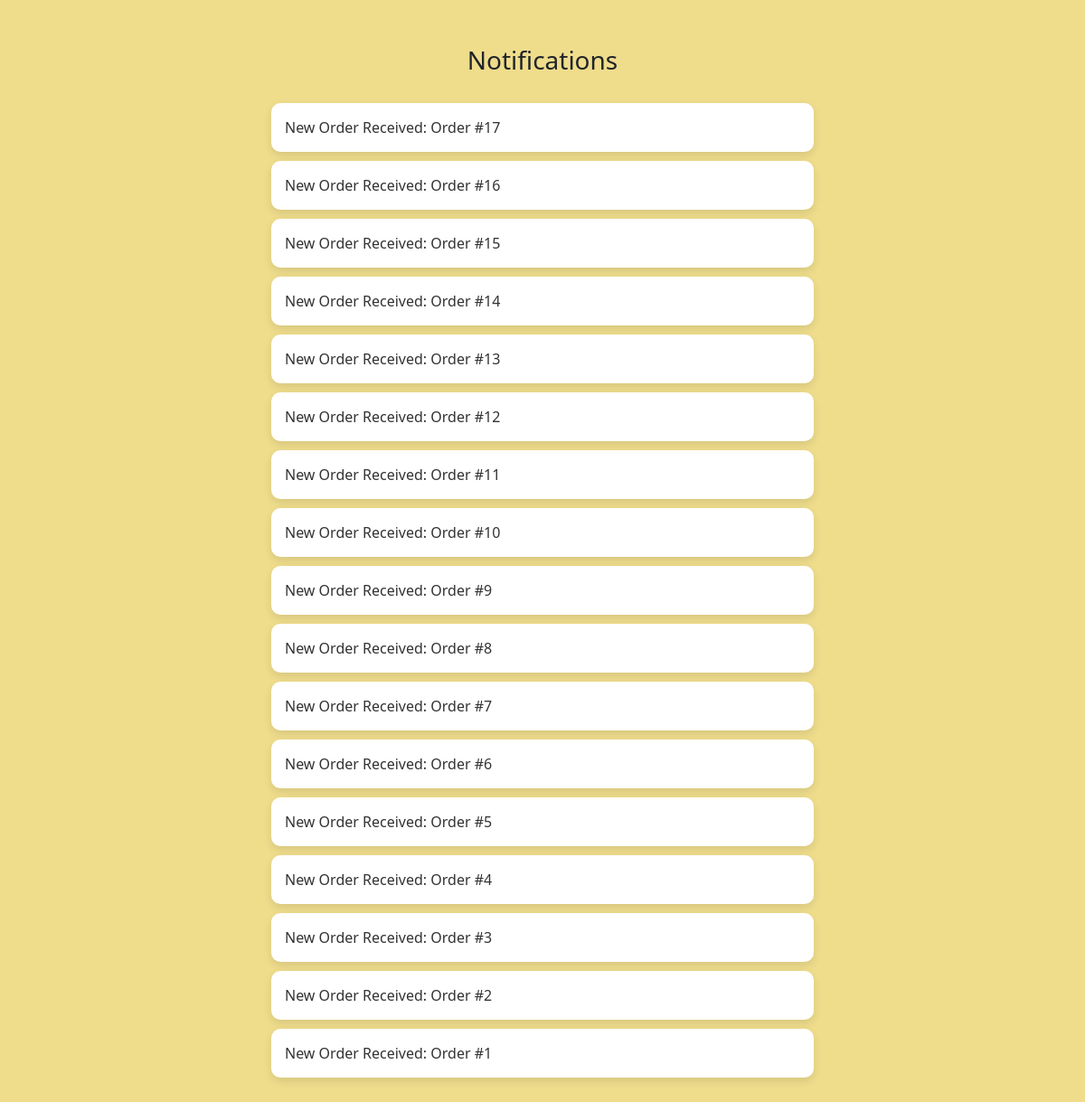
The page /admin-notifications/ on the database as committed earlier.
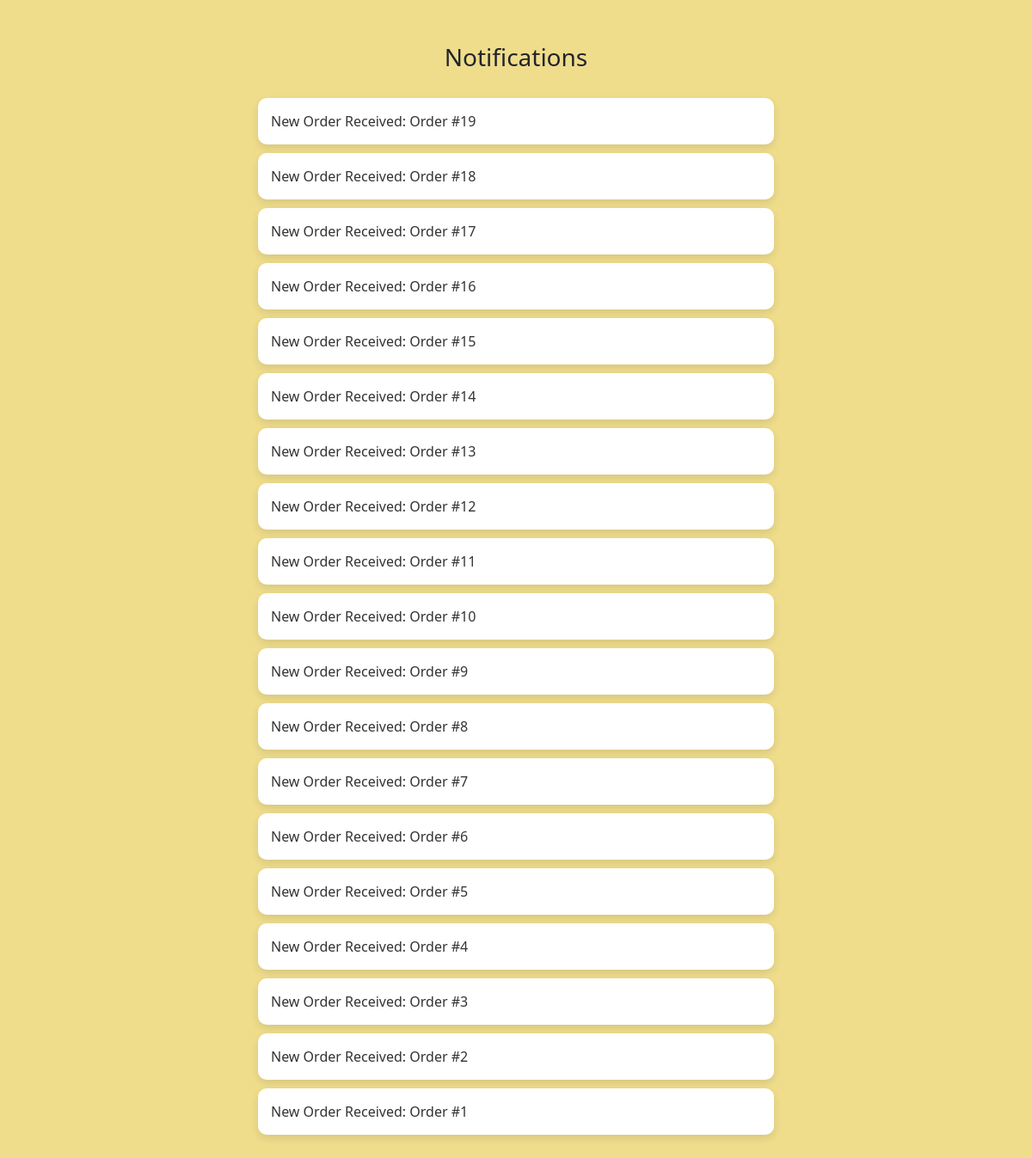
The same page on the database as committed later.
### webstore/models.py (models this page shows, shortened)
class Notification(models.Model):
    order = models.ForeignKey(Order, on_delete=models.CASCADE)
    message = models.CharField(max_length=255)
    is_read = models.BooleanField(default=False)
    created_at = models.DateTimeField(auto_now_add=True)

### webstore/views.py (the view)
# urls.py: path("admin-notifications/", admin_notifications, name="admin_notifications"),
def admin_notifications(request):
    notifications = Notification.objects.filter(is_read=False).order_by('-created_at')
    return render(request, "admin_notification.html", {"notifications": notifications})

### webstore/templates/admin_notification.html (shortened to what this page needs)
<!DOCTYPE html>
<html lang="en">
<head>
    <link rel="stylesheet" href="https://cdn.jsdelivr.net/npm/bootstrap@5.3.0/dist/css/bootstrap.min.css">
</head>
<body>
    <div class="notification-container">
        <h3>Notifications</h3>
        {% for notification in notifications %}
            <div class="notification-card">
                <a href="{% url 'order_details' notification.order.id %}"
                   onclick="markAsRead({{ notification.id }});">
                    {{ notification.message }}
                </a>
            </div>
        {% empty %}
            <div class="notification-card text-center">
                <p>No new notifications</p>
            </div>
        {% endfor %}
    </div>
</body>
</html>

Rows that differ between the two databases and show on the page:
added Notification: message "New Order Received: Order #19"
added Notification: message "New Order Received: Order #18"
